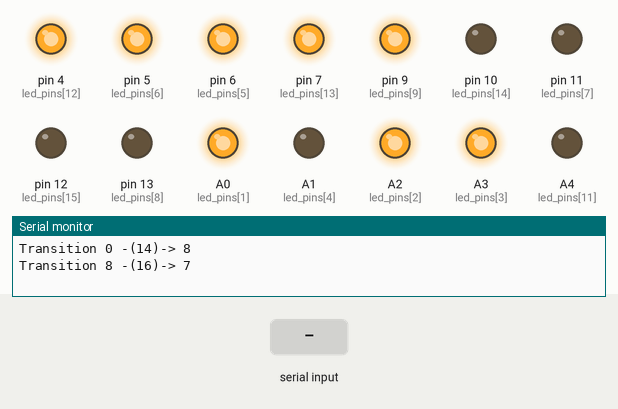
Simulated run of this sketch. Board: Arduino Nano, built with avr-gcc and run on an emulated ATmega328P. Shown: output pins drawn as LEDs (lit = HIGH), the last lines printed to the serial monitor. Dashed ring = blinking. Inputs (shaded band) come from the test bench.

Above: at 0.6 s.
1.3 s: "0\n" received over Serial
At 3.2 s:
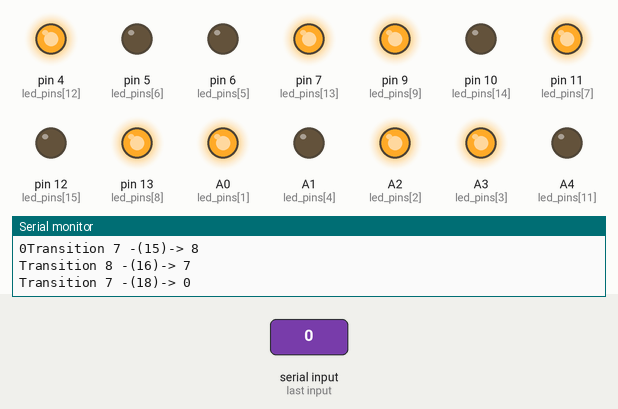
4.3 s: "m\n" received over Serial
At 7.2 s:
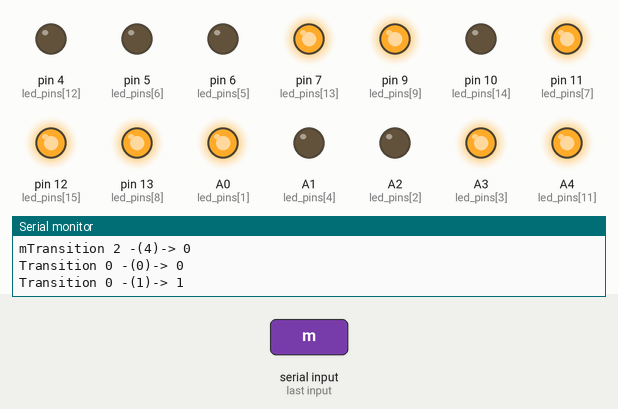
7.3 s: "t\n" received over Serial
At 16.71 s:
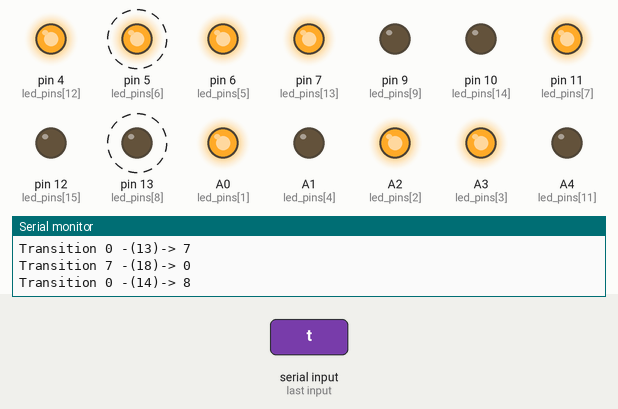
Timing chart, 0 to 24.2 s (numbered marks = the images above; inputs shaded):
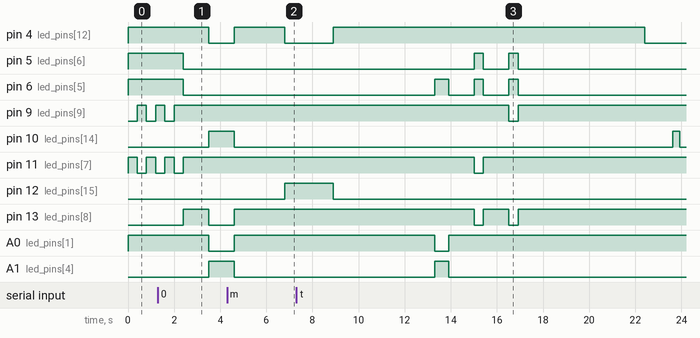

The sketch:

face.ino
```cpp
/* Serial-controlled Face */

using namespace std; // Let's not confuse chiptune.h

#define debug true

#include "chiptune.h"

const int led_pins[16] = {8,A0,A2,A3,A1,6,5,11,13,9,A5,A4,4,7,10,12};
const int button_pins[3] = {2,A6,A7};
const int speaker_pin = 3;

uint8_t speed = 100; // 0.1s time granularity, all time is expressed as a multiple of this

// Behaviour is modelled as a Discrete Time Markov Chain (DTMC) extended with fixed per-state delay
// TODO: evaluate extending to CTMC plus minimum delay
struct State {
    uint16_t face;
    uint8_t delay;
    uint8_t sound; // Reserved, index in sounds table
};
struct Transition {
    uint8_t from;
    uint8_t next;
    uint8_t p;
};

State states[32];
Transition transitions[64];
uint8_t state_count = 0;
uint8_t transition_count = 0;

// Linear feedback shift register, a 16-bit PRNG with period 2^16
uint16_t lfsr = 0xACE1;
void lfsrNext(void) { // Advance LFSR, gets next 16 pseudorandom bits
    // taps: 16 14 13 11; characteristic polynomial: x^16 + x^14 + x^13 + x^11 + 1
    lfsr = (lfsr >> 1) ^ (-(lfsr & 1u) & 0xB400);
}

// Update face, to be called every speed ms
void faceAdvance(void) {
    static uint8_t delay;
    static uint8_t cur_state = 0;

    int i;

    // Stay in current state for the right duration
    if (delay > 0) {
        delay--;
        return;
    }

    // Transition into next state, DTMC logic
    uint16_t ptotal = 0; // sum of probabilities
    for (i=0; i<transition_count; i++) {
        if (transitions[i].from == cur_state) {
            ptotal += transitions[i].p;
        }
    }
    lfsrNext();
    uint16_t pnow = lfsr % ptotal; // Uniform random choice
    for (i=0; i<transition_count; i++) {
        if (transitions[i].from == cur_state) {
            //~ printf("eval %x, %d, %d, %d\r\n", lfsr, ptotal, transitions[i].p, pnow);
            if (transitions[i].p > pnow) {
                if (debug) printf("Transition %d -(%d)-> %d\r\n", cur_state, i, transitions[i].next);
                cur_state = transitions[i].next;
                faceOutput(states[cur_state].face);
                delay = states[cur_state].delay;
                break;
            }
            pnow -= transitions[i].p;
        }
    }
}

void faceOutput(uint16_t face) {
    for (int i=0; i<16; i++) {
        digitalWrite(led_pins[i], !((face>>i)&1));
    }
}

uint8_t addState(uint16_t face, uint8_t delay=1, uint8_t sound=0) {
    if (state_count >= sizeof(states)) return 255;
    states[state_count] = {face, delay, sound};
    return state_count++;
}
uint8_t addTrans(uint8_t from, uint8_t next, uint8_t p) {
    if (transition_count >= sizeof(transitions)) return 255;
    transitions[transition_count] = {from, next, p};
    return transition_count++;
}


long buttonTime = 0;
int buttonState = HIGH;

bool buttonCheck() {
    int reading = digitalRead(button_pins[0]);
    if (reading == buttonState)
        buttonTime = millis();
    if ((millis() - buttonTime) > 50)
        if (buttonState==HIGH) {
            buttonState = LOW;
            return true;
        } else {
            buttonState = HIGH;
        }
    return false;
}

bool buttonPoll() {
    buttonTime = millis();
    for (int i=100; i>0; i--) {
        if (buttonCheck())
            return true;
        delay(1);
    }
    return false;
}

/* User serial interface */

bool echo = true;
int readLine(int readch, char *buffer, int len) {
    // Process input one readch at a time
    static int pos = 0;
    int rpos;

    if (readch > 0) {
        switch (readch) {
            case '\n': // Ignore new-lines
                break;
            case '\b': // Backspace is special
            case 0x7f: // Delete
                if (pos>0) {
                    pos--;
                    buffer[pos] = 0;
                    if (echo) printf("\b \b");
                }
                break;
            case '\r': // Return on CR
                if (echo) printf("\r\n");
                rpos = pos;
                pos = 0;  // Reset position index ready for next time
                return rpos;
            default:
                if (pos < len-1) {
                    buffer[pos++] = readch;
                    buffer[pos] = 0;
                    if (echo) printf("%c", readch);
                }
        }
    }
    // No end of line has been found, so return -1.
    return -1;
}

// Reads the line until the end or as far as it can, does not block
bool readyLine(char *buffer, int len) {
    char c = Serial.read();
    while (c>0) {
        if (readLine(c, buffer, len) > 0) {
            return true;
        }
        c = Serial.read();
    }
    return false;
}

// Blocks until next line is completely read
inline void nextLine(char *buffer, int len) {
    while (readLine(Serial.read(), buffer, len) <= 0);
}

// Direct printf to Serial.write()
static FILE uartout = {0};
static int uartPutchar(char c, FILE *stream) {
    Serial.write(c);
    return 0;
}


/* Utility functions */

bool startsWith(char *pat, char *str) {
    // true iff str starts with pat
    int i = 0;
    while ((pat[i]==str[i]) && (pat[i]!=0) && (str[i]!=0))
        i++;
    return pat[i]==0;
}

bool scanHex(char *pos, uint8_t *buf, uint16_t bytes) {
    /* WARNING: no sanitization or error-checking whatsoever */
    for(int i=0; i<bytes; i++) {
        sscanf(pos, "%2hhx", &buf[i]);
        pos += 2 * sizeof(char);
    }
}

// Get the next token from the current string
#define token() strtok(NULL, " ")

// compare buffer to one in PROGMEM
#define matches(a, b) strcmp_P(a, PSTR(b))==0


/* Commands given over serial interface */

void commandFace(void) {
    char *arg1 = token();
    uint16_t face;
    if (strlen(arg1) == 16) {
        face = strtol(arg1, NULL, 2);
    } else {
        face = strtol(arg1, NULL, 16);
    }
    faceOutput(face);
}

uint8_t commandState(void){
    char *face = token();
    char *duration = token();
    char *sound = token();
    return addState(strtol(face, NULL, 16), atoi(duration), atoi(sound));
}

uint8_t commandTrans(void){
    char *state1 = token();
    char *state2 = token();
    char *prob = token();
    return addTrans(atoi(state1), atoi(state2), atoi(prob));
}


/* Main program logic */

void setup() {
    // Initialize serial and printf
    Serial.begin(9600);
    fdev_setup_stream(&uartout, uartPutchar, NULL, _FDEV_SETUP_WRITE);
    stdout = &uartout;

    for (int i=0; i<16; i++) {
        digitalWrite(led_pins[i], HIGH); // All off
        pinMode(led_pins[i], OUTPUT);
    }

    //~ chiptune_main(); // Timers conflict with serial communication

    /*/ Test segments
    int i=0;
    while (1) {
        digitalWrite(led_pins[i], HIGH);
        i = (i+1) % 16;
        digitalWrite(led_pins[i], LOW);
        delay(500);
    } //*/

    // Test initial behaviour
    uint8_t base = addState(0xc871, 10, 0);
    addTrans(base, base, 100);
    uint8_t sad = addState(0x5075, 20, 0);
    addTrans(base, sad, 5);
    addTrans(sad, base, 10);
    uint8_t taunt = addState(0x996b, 10, 0);
    addTrans(base, taunt, 10);
    addTrans(taunt, base, 10);
    uint8_t wink = addState(0xc843, 5, 0);
    addTrans(base, wink, 10);
    addTrans(wink, base, 10);
    uint8_t sing1 = addState(0xd871, 2, 0);
    uint8_t sing2 = addState(0xd071, 2, 0);
    uint8_t sing3 = addState(0x9071, 2, 0);
    addTrans(base, sing1, 10);
    addTrans(sing1, base, 3);
    addTrans(sing1, sing2, 10);
    addTrans(sing2, sing1, 10);
    addTrans(sing2, sing3, 10);
    addTrans(sing3, sing2, 10);
    uint8_t eyes1 = addState(0xc991, 3, 0);
    uint8_t eyes2 = addState(0xcb11, 3, 0);
    addTrans(base, eyes1, 10);
    addTrans(base, eyes2, 10);
    addTrans(eyes1, eyes2, 10);
    addTrans(eyes2, eyes1, 10);
    addTrans(eyes2, base, 5);
    addTrans(eyes1, base, 5);
    // */

    asm("sei");
}

void loop() {
    char input[80];
    if (readyLine(input, sizeof(input))) {
        char *cmd;
        cmd = strtok(input, " ");
        if (matches(cmd, "face")) {
            commandFace();
        } else if (matches(cmd, "trans")) {
            commandTrans();
        } else if (matches(cmd, "state")) {
            commandState();
        } else if (matches(cmd, "forget")) {
            state_count = 0;
            transition_count = 0;
        //~ } else if (matches(cmd, "")) {
            //~ docmd
        } else if (matches(cmd, "speed")) {
            speed = strtol(token(), NULL, 10);
        } else if (matches(cmd, "echo")) {
            echo = !echo;
        } else if (matches(cmd, "reset")) {
            asm volatile ("  jmp 0");
        } else {
            // TODO: keep this updated!
            Serial.println(F("Invalid command. Try face, echo, speed, forget, reset."));
        }
    }
    faceAdvance();

    delay(speed);
    //~ if (buttonPoll()) { // check takes 100ms unless pressed
        //~ printf("Button pressed\r\n");
    //~ }
    // Sound
    //~ for(;;) {
        //~ while(!timetoplay);
        //~ timetoplay--;
            //~ // 50Hz
        //~ playroutine();
    //~ }

}
```

Source omitted: chiptune.h (26350 bytes)
